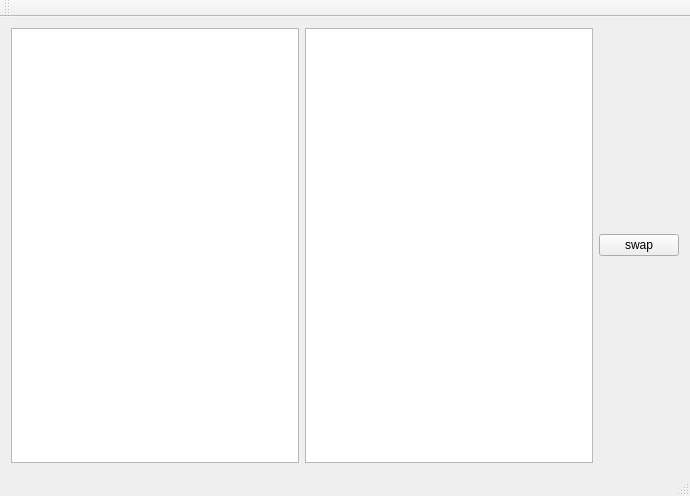
<?xml version="1.0" encoding="UTF-8"?>
<ui version="4.0">
 <class>MainWindow</class>
 <widget class="QMainWindow" name="MainWindow">
  <property name="geometry">
   <rect>
    <x>0</x>
    <y>0</y>
    <width>690</width>
    <height>496</height>
   </rect>
  </property>
  <property name="windowTitle">
   <string>MainWindow</string>
  </property>
  <widget class="QWidget" name="centralWidget">
   <layout class="QHBoxLayout" name="horizontalLayout">
    <item>
     <widget class="QGraphicsView" name="graphicsView"/>
    </item>
    <item>
     <widget class="QGraphicsView" name="graphicsView_2"/>
    </item>
    <item>
     <widget class="QPushButton" name="pushButton">
      <property name="text">
       <string>swap</string>
      </property>
     </widget>
    </item>
   </layout>
  </widget>
  <widget class="QMenuBar" name="menuBar">
   <property name="geometry">
    <rect>
     <x>0</x>
     <y>0</y>
     <width>690</width>
     <height>21</height>
    </rect>
   </property>
  </widget>
  <widget class="QToolBar" name="mainToolBar">
   <attribute name="toolBarArea">
    <enum>TopToolBarArea</enum>
   </attribute>
   <attribute name="toolBarBreak">
    <bool>false</bool>
   </attribute>
  </widget>
  <widget class="QStatusBar" name="statusBar"/>
 </widget>
 <layoutdefault spacing="6" margin="11"/>
 <resources/>
 <connections/>
</ui>
